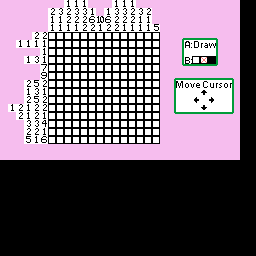

Below is a game level as drawn by its tile map, then a one-line description and the .tmx file that defines it, in full:
An orthogonal 32x32 tile map with 8x8 px tiles, 1 tile layer (Tile Layer 1).

<map version="1.9" tiledversion="1.9.2" orientation="orthogonal" renderorder="right-down" width="32" height="32" tilewidth="8" tileheight="8" infinite="0" nextlayerid="2" nextobjectid="1">
 <editorsettings>
  <export format="gba" />
 </editorsettings>
 <tileset firstgid="1" source="../puzzleOverlay.tsx" />
 <layer id="1" name="Tile Layer 1" width="32" height="32">
  <data encoding="csv">
44,44,44,44,44,44,44,44,5,5,5,44,44,44,5,5,5,44,44,44,44,44,44,44,44,44,44,44,44,44,3,0,
44,44,44,44,44,44,6,7,6,7,7,5,44,5,7,7,6,7,6,44,44,44,44,44,44,44,44,44,44,44,3,0,
44,44,44,44,44,44,5,5,6,6,6,10,14,10,6,6,6,5,5,44,44,44,44,44,44,44,44,44,44,44,3,0,
44,44,44,44,44,44,5,5,5,5,6,6,5,6,6,5,5,5,5,9,44,44,44,44,44,44,44,44,44,44,3,0,
44,44,44,44,6,6,2,2,2,2,2,2,2,2,2,2,2,2,2,2,44,44,78,72,72,72,72,76,44,44,3,0,
44,44,5,5,5,5,2,2,2,2,2,2,2,2,2,2,2,2,2,2,44,44,73,65,66,67,68,71,44,44,3,0,
44,44,44,44,44,5,2,2,2,2,2,2,2,2,2,2,2,2,2,2,44,44,73,70,70,70,70,71,44,44,3,0,
44,44,44,5,7,5,2,2,2,2,2,2,2,2,2,2,2,2,2,2,44,44,73,69,2,4,3,71,44,44,3,0,
44,44,44,44,44,11,2,2,2,2,2,2,2,2,2,2,2,2,2,2,44,44,77,74,74,74,74,75,44,44,3,0,
44,44,44,44,44,13,2,2,2,2,2,2,2,2,2,2,2,2,2,2,44,78,72,72,72,72,72,72,72,76,3,0,
44,44,44,6,9,6,2,2,2,2,2,2,2,2,2,2,2,2,2,2,44,73,33,34,35,36,37,38,39,71,3,0,
44,44,44,5,7,5,2,2,2,2,2,2,2,2,2,2,2,2,2,2,44,73,70,70,70,42,70,70,70,71,3,0,
44,44,44,6,9,6,2,2,2,2,2,2,2,2,2,2,2,2,2,2,44,73,70,70,43,70,41,70,70,71,3,0,
44,5,6,5,6,6,2,2,2,2,2,2,2,2,2,2,2,2,2,2,44,73,70,70,70,40,70,70,70,71,3,0,
44,44,6,5,6,5,2,2,2,2,2,2,2,2,2,2,2,2,2,2,44,77,74,74,74,74,74,74,74,75,3,0,
44,44,44,7,7,8,2,2,2,2,2,2,2,2,2,2,2,2,2,2,44,44,44,44,44,44,44,44,44,44,3,0,
44,44,44,6,6,5,2,2,2,2,2,2,2,2,2,2,2,2,2,2,44,44,44,44,44,44,44,44,44,44,3,0,
44,44,44,9,5,10,2,2,2,2,2,2,2,2,2,2,2,2,2,2,44,44,44,44,44,44,44,44,44,44,3,0,
44,44,44,44,44,44,44,44,44,44,44,44,44,44,44,44,44,44,44,44,44,44,44,44,44,44,44,44,44,44,3,0,
44,44,44,44,44,44,44,44,44,44,44,44,44,44,44,44,44,44,44,44,44,44,44,44,44,44,44,44,44,44,3,0,
3,3,3,3,3,3,3,3,3,3,3,3,3,3,3,3,3,3,3,3,3,3,3,3,3,3,3,3,3,3,3,3,
0,0,0,0,0,0,0,0,0,0,0,0,0,0,0,0,0,0,0,0,0,0,0,0,0,0,0,0,0,0,0,0,
0,0,0,0,0,0,0,0,0,0,0,0,0,0,0,0,0,0,0,0,0,0,0,0,0,0,0,0,0,0,0,0,
0,0,0,0,0,0,0,0,0,0,0,0,0,0,0,0,0,0,0,0,0,0,0,0,0,0,0,0,0,0,0,0,
0,0,0,0,0,0,0,0,0,0,0,0,0,0,0,0,0,0,0,0,0,0,0,0,0,0,0,0,0,0,0,0,
0,0,0,0,0,0,0,0,0,0,0,0,0,0,0,0,0,0,0,0,0,0,0,0,0,0,0,0,0,0,0,0,
0,0,0,0,0,0,0,0,0,0,0,0,0,0,0,0,0,0,0,0,0,0,0,0,0,0,0,0,0,0,0,0,
0,0,0,0,0,0,0,0,0,0,0,0,0,0,0,0,0,0,0,0,0,0,0,0,0,0,0,0,0,0,0,0,
0,0,0,0,0,0,0,0,0,0,0,0,0,0,0,0,0,0,0,0,0,0,0,0,0,0,0,0,0,0,0,0,
0,0,0,0,0,0,0,0,0,0,0,0,0,0,0,0,0,0,0,0,0,0,0,0,0,0,0,0,0,0,0,0,
0,0,0,0,0,0,0,0,0,0,0,0,0,0,0,0,0,0,0,0,0,0,0,0,0,0,0,0,0,0,0,0,
0,0,0,0,0,0,0,0,0,0,0,0,0,0,0,0,0,0,0,0,0,0,0,0,0,0,0,0,0,0,0,0
</data>
 </layer>
</map>